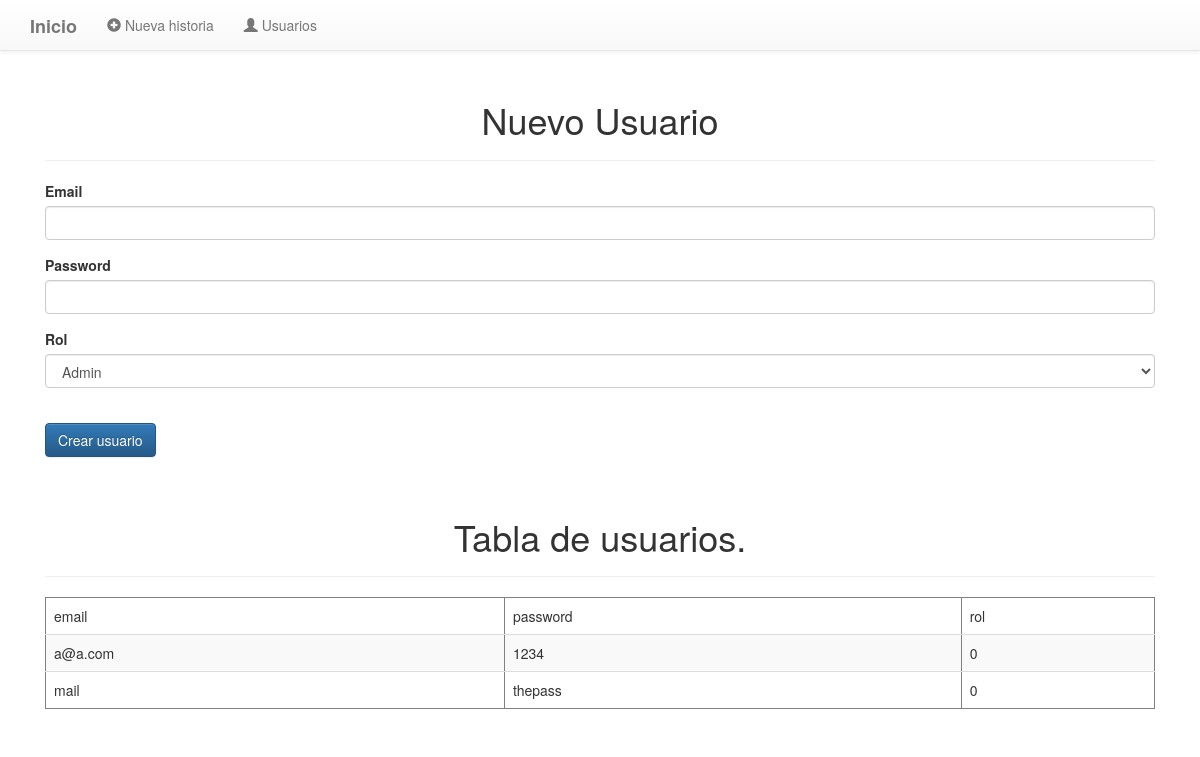
The page /usuarios on the database as committed earlier.
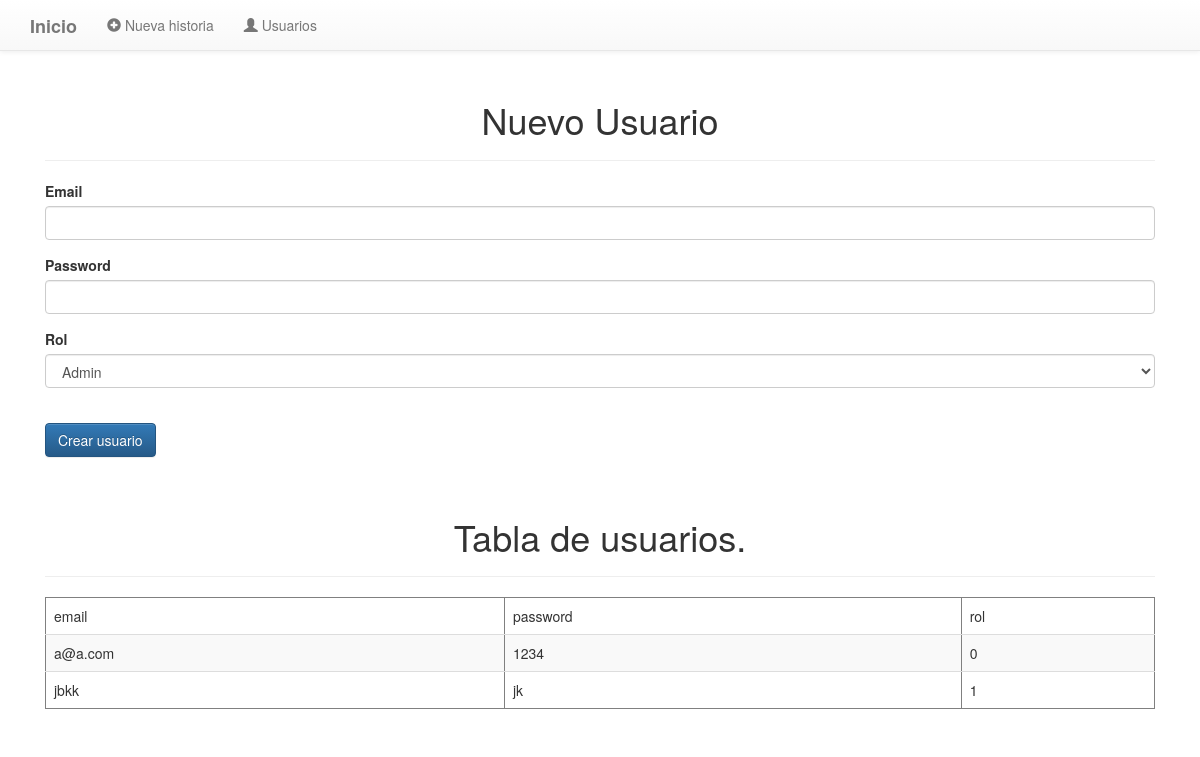
The same page on the database as committed later.
### tables this page shows
CREATE TABLE user (email TEXT PRIMARY KEY, password TEXT, rol INTEGER);

### src/server/app.py (the view)
@app.route('/usuarios')
def users():
    con = sql.connect("database.db")
    con.row_factory = sql.Row
    cur = con.cursor()
    cur.execute("select * from user")
    rows = cur.fetchall()
    print(rows)
    return render_template("registro_usuario.html",rows = rows)

### src/server/templates/registro_usuario.html (shortened to what this page needs)
{% extends 'base.html' %}
{% block content %}
<div class="container">
   <div class="col-md-12">
      <br><br><br><br>
      <h1 class="titulo">Nuevo Usuario</h1>
      <hr>
      <form name="nuevo_user_form" id="nuevo_user_form" action="/rest/usuario" method="POST" enctype="multipart/form-data">
         <div class="form-group">
            <label for="id">Email</label>
            <input name="email" type="text" class="form-control" value="" autocomplete="off" placeholder="" required/>
         </div>
         <div class="form-group">
            <label for="id">Password</label>
            <input name="password" type="text" class="form-control" value="" autocomplete="off" placeholder="" required/>
         </div>
         <div class="form-group">
            <label for="id">Rol</label>
            <select name="rol" class="form-control" id="sel1">
               <option value=1>Admin</option>
             </select>
         </div>
         <br>
         <input value="Crear usuario" type="submit" class="btn btn-primary" id="btn_add_user" autocomplete="off"/>
      </form>
   </div>
</div>
{% include "list_usuario.html" %}
</body>
</html>
{% endblock %}

### src/server/templates/base.html (shortened to what this page needs)
<!DOCTYPE html>
<html lang="en">
   <head>
      <link rel="stylesheet" href="https://maxcdn.bootstrapcdn.com/bootstrap/3.3.7/css/bootstrap.min.css">
      <link rel="stylesheet" type="text/css" href="{{ url_for('static', filename='css/style.css') }}">
      <link rel="stylesheet" href="https://maxcdn.bootstrapcdn.com/bootstrap/3.3.7/css/bootstrap-theme.min.css">
   </head>
   <body>
      <nav class="navbar navbar-default navbar-fixed-top">
         <div class="container">
         <div class="navbar-header">
            <a class="navbar-brand" href="/">
            <b>Inicio</b>
            </a>
         </div>
         <div class="collapse navbar-collapse" id="bs-example-navbar-collapse-1">
            <ul class="nav navbar-nav">
               <li><a href="/nueva_historia"><span class="glyphicon glyphicon-plus-sign"></span> Nueva historia</a></li>
               <li><a href="/usuarios"><span class="glyphicon glyphicon-user"></span> Usuarios</a></li>
            </ul>
         </div>
      </nav>
      {% block content %}
      {% endblock %}

### src/server/templates/list_usuario.html
{% block list_usuario %}
      <div class="container">
         <div class="col-md-12">
            <br><br>
            <h1 class="titulo">Tabla de usuarios.</h1>
            <hr>
            <table border = 1 class="table table-striped">
               <thead>
                  <td>email</td>
                  <td>password</td>
                  <td>rol</td>
               </thead>
               {% for row in rows %}
                  <tr>
                     <td>{{row["email"]}}</td>
                     <td> {{ row["password"]}}</td>
                     <td>{{row['rol']}}</td>
                  </tr>
               {% endfor %}
            </table>
      </div>
   </div>
{% endblock %}

### src/server/static/css/style.css (style rules this page uses)
h1.titulo, h3.titulo { text-align: center; }

Rows that differ between the two databases and show on the page:
removed user: email "mail", password "thepass", rol "0"
added user: email "jbkk", password "jk", rol "1"
